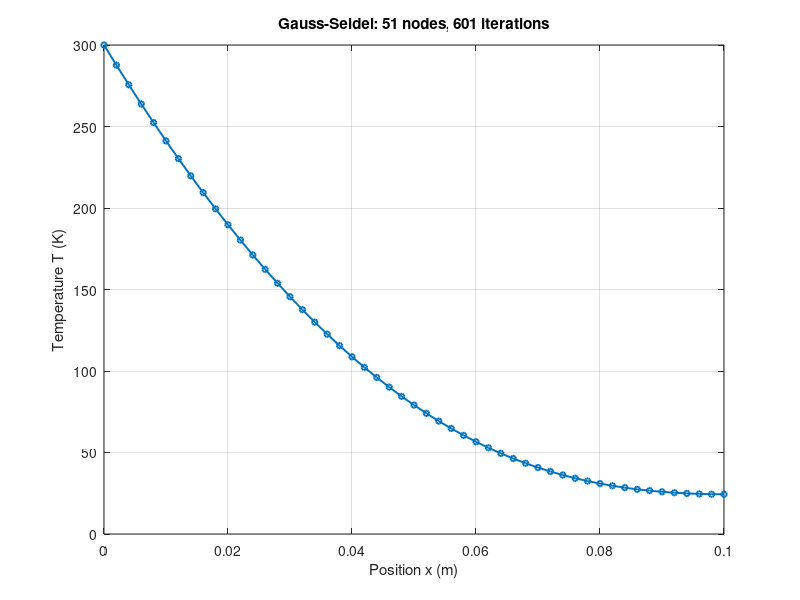

MATLAB code for this plot:
%% Steady 1-D fin: Gauss-Seidel with temperature-dependent conductivity
% Source: MA6801 Heat Conduction lecture notes, PDF pages 35-37.
% Run this script. x, T, iterations and residualK remain in the workspace.
% Each iteration is ONE left-to-right sweep with frozen face conductivity.
% Insulated tip: zero end-face flux, but lateral convection over dx/2.
clear; clc;

%% Inputs (SI units; temperatures in kelvin)
Tb = 300; Ta = 20; hc = 100;
D = 0.005; L = 0.10;
N = 51;                         % Includes base and tip; editable
omega = 1.0;                  % 1 = GS; 1 < omega < 2 = SOR
tol = 1e-3;                    % K: maximum temperature change per sweep
maxIter = 200000;
assert(N >= 3 && N == floor(N), 'N must be an integer >= 3.');
assert(omega > 0 && omega < 2, 'Require 0 < omega < 2.');
A = pi*D^2/4; P = pi*D;
dx = L/(N-1); x = linspace(0,L,N)';
kfun = @(temp) 10.3 + (112-10.3)/(300-20)*(temp-20);
C = hc*P*dx^2/A;                % Units W/(m K), same as conductivity
T = ((Tb+Ta)/2)*ones(N,1);       % Initial guess: 160 K at unknown nodes
T(1) = Tb;                     % Prescribed boundary overrides initial guess
converged = false;

%% Nonlinear iteration: update conductivity BEFORE each complete sweep
for iterations = 1:maxIter
    Told = T;
    kface = kfun((Told(1:end-1)+Told(2:end))/2);
    if any(~isfinite(kface)) || any(kface <= 0)
        error('Invalid conductivity. Reduce omega or check input data.');
    end
    for i = 2:N-1
        kw = kface(i-1); ke = kface(i);
        Tgs = (kw*T(i-1) + ke*Told(i+1) + C*Ta)/(kw+ke+C);
        T(i) = Told(i) + omega*(Tgs-Told(i));
    end
    % Tip half-control-volume: kw*(T(N-1)-T(N)) + C/2*(Ta-T(N)) = 0
    kw = kface(end);
    Tgs = (kw*T(N-1) + (C/2)*Ta)/(kw+C/2);
    T(N) = Told(N) + omega*(Tgs-Told(N));
    T(1) = Tb;
    if any(~isfinite(T))
        error('Iteration diverged. Reduce omega.');
    end
    maxChange = max(abs(T-Told));

    % Independent balance check using UPDATED conductivity.
    % Divide equation imbalance by diagonal coefficient to express in K.
    knew = kfun((T(1:end-1)+T(2:end))/2);
    kw = knew(1:end-1); ke = knew(2:end);
    r = kw.*(T(1:end-2)-T(2:end-1)) ...
        + ke.*(T(3:end)-T(2:end-1)) + C*(Ta-T(2:end-1));
    rtip = knew(end)*(T(N-1)-T(N)) + C/2*(Ta-T(N));
    residualK = max([abs(r)./(kw+ke+C); abs(rtip)/(knew(end)+C/2)]);
    if maxChange <= tol && residualK <= tol
        converged = true;
        break
    end
end
if ~converged
    error('No convergence after %d sweeps (change %.3g K, residual %.3g K).', ...
        maxIter,maxChange,residualK);
end

%% Report and plot every node
fprintf('Gauss-Seidel: N = %d, omega = %.2f\n',N,omega);
fprintf('Iterations (complete sweeps): %d\n',iterations);
fprintf('Maximum final change: %.6g K\n',maxChange);
fprintf('Maximum diagonal-normalized residual: %.6g K\n',residualK);
fprintf('Tip temperature: %.6f K\n',T(end));
figure('Color','w','Name','Gauss-Seidel fin temperature');
plot(x,T,'-o','LineWidth',1.4,'MarkerSize',4);
grid on; xlabel('Position x (m)'); ylabel('Temperature T (K)');
title(sprintf('Gauss-Seidel: %d nodes, %d iterations',N,iterations));
xlim([0 L]);
% Optional: writetable(table(x,T),'fin_temperatures.csv');
% The 1e-3 K iteration tolerance is not a bound on discretization/global error.
% Refine N and tighten tol to check numerical accuracy.
